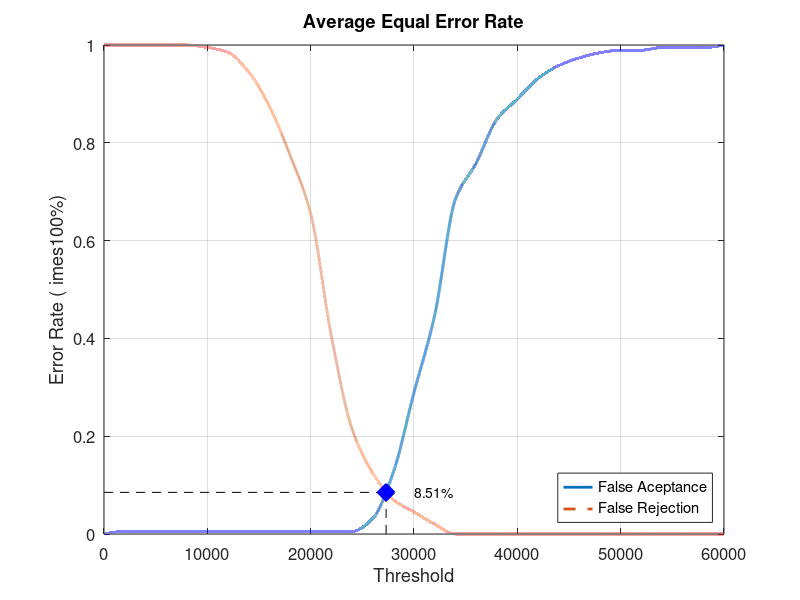
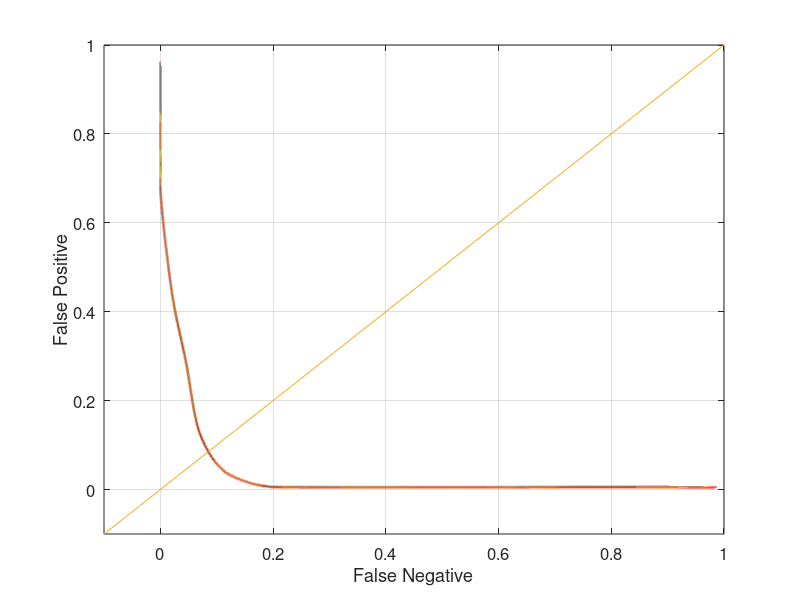

These charts were generated, in order, by the following MATLAB code:
close all;
clear;
clc;
x = 0:2000:60000;
xq = 0:0.5:60000;

y0 = [0 0.00526316 0.00526316 0.00526316 0.00526316 0.00526316 0.00526316 0.00526316 0.00526316 0.00526316 0.00526316 0.00526316 0.00526316 0.0315789 0.126316 0.289474 0.447368 0.684211 0.757895 0.847368 0.889474 0.931579 0.957895 0.973684 0.984211 0.989474 0.989474 0.994737 0.994737 0.994737 1]
yy0 = interp1(x, y0, xq, 'pchip');
y1 = [1 1 1 1 1 0.995 0.985 0.945 0.875 0.775 0.655 0.405 0.215 0.125 0.07 0.045 0.02 0 0 0 0 0 0 0 0 0 0 0 0 0 0]
yy1 = interp1(x, y1, xq, 'pchip');

% Calculating EER: 
y2 = abs(y0 - y1);
find(y2 == min(y2))
yy2 = abs(yy0 - yy1);
xEER = find(yy2 == min(yy2));
xEERIndex = xq(xEER) % X-axis EER
yEER = yy0(xEER) % Y-axis EER

main = figure
plot(xq, yy0,'-','LineWidth', 2);	hold on
plot(xq, yy1,'--','LineWidth', 2);	hold on
plot([xEERIndex xEERIndex], [0 yEER], 'k--');	hold on
plot([0 xEERIndex], [yEER yEER], 'k--');	hold on
plot(xEERIndex, yEER, 'bx', 'LineWidth', 10);	hold on
text(xEERIndex + 10 * xEERIndex / 100, yEER, [num2str(round((10000 * yEER)) / 100) '%'])
legend('False Aceptance', 'False Rejection', 'Location', 'SouthEast')
xlabel('Threshold')
ylabel('Error Rate (	imes100%)')
title('Average Equal Error Rate')
set(gca, 'FontSize', 12)
axis([0 60000 0 1])
grid on

print(main, 'Database4_1Main', '-dpng');
FNRxFPR = figure('Color', [1 1 1]);
plot(yy1, yy0, '-', yy1, yy0, 'LineWidth', 2);
hold on
y = -0.1:0.1:1
plot(y, y); 
set(gca, 'FontSize', 12)
xlabel('False Negative')
ylabel('False Positive')
axis([-0.1 1 -0.1 1])
set(gca, 'FontSize', 12)
grid on

print(FNRxFPR, 'Database4_1FNRxFPR','-dpng');
